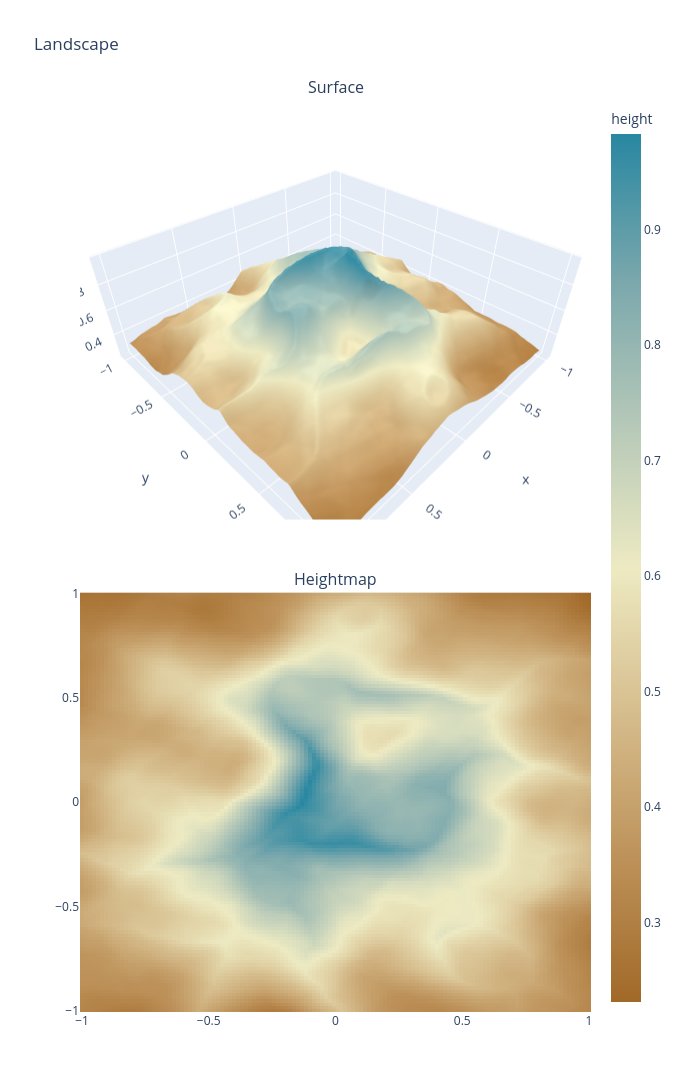

This figure's notebook cell:
### Code cell
eheight = height.copy()

strength = 0.005

gradient_field = torch.from_numpy(np.stack(np.gradient(eheight), axis=-1)).float()
distrib = precompute_distributions(-gradient_field, act="softmax", temperature=0.01)
grad_magnitudes = torch.norm(gradient_field, dim=-1)
acc_integral = (
    accumulated_path_integrals(
        grad_magnitudes, distrib, steps=128, evaporate=0.01, max_erode_step=0.02
    )
    * strength
)
eheight -= acc_integral.cpu().numpy()

plot_landscape(x, y, xx, yy, eheight)
